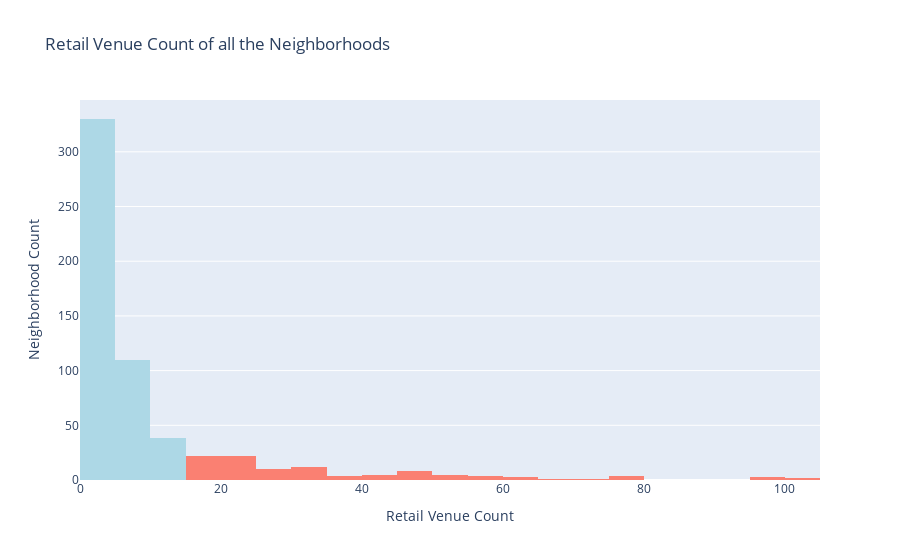

Here is the notebook cell this chart was saved with:
### Markdown cell above
We also see that Church Hill has 15 retail locations on record.  Let's make a histogram of the venue counts of the 587 remaining neighborhoods.

### Code cell
colors = ['salmon',] * 20
colors[0:2] = ['lightblue']*3

fig = go.Figure()
fig.add_trace(go.Histogram(x=neigh_df['Neighborhood Venue Count'],xbins=dict( #
        start=0,
        end=105,
        size=5),marker_color=colors))
fig.update_layout(title='Retail Venue Count of all the Neighborhoods',
                  xaxis_title='Retail Venue Count',
                  yaxis_title='Neighborhood Count'
                 )
fig.show()

### Figure 1 — Plotly figure (JSON) as saved in the notebook; plotly's stock layout.template omitted (floating-point values rounded to 4 significant figures; data arrays with more than 128 entries replaced by an {"elided": "..."} marker saying what was removed)
{"data": [{"marker": {"color": ["lightblue", "lightblue", "lightblue", "salmon", "salmon", "salmon", "salmon", "salmon", "salmon", "salmon", "salmon", "salmon", "salmon", "salmon", "salmon", "salmon", "salmon", "salmon", "salmon", "salmon", "salmon"]}, "type": "histogram", "x": {"elided": "584 int values"}, "xbins": {"end": 105, "size": 5, "start": 0}}], "layout": {"autosize": true, "title": {"text": "Retail Venue Count of all the Neighborhoods"}, "xaxis": {"autorange": true, "range": [0, 105], "title": {"text": "Retail Venue Count"}, "type": "linear"}, "yaxis": {"autorange": true, "range": [0, 347.4], "title": {"text": "Neighborhood Count"}}}}
